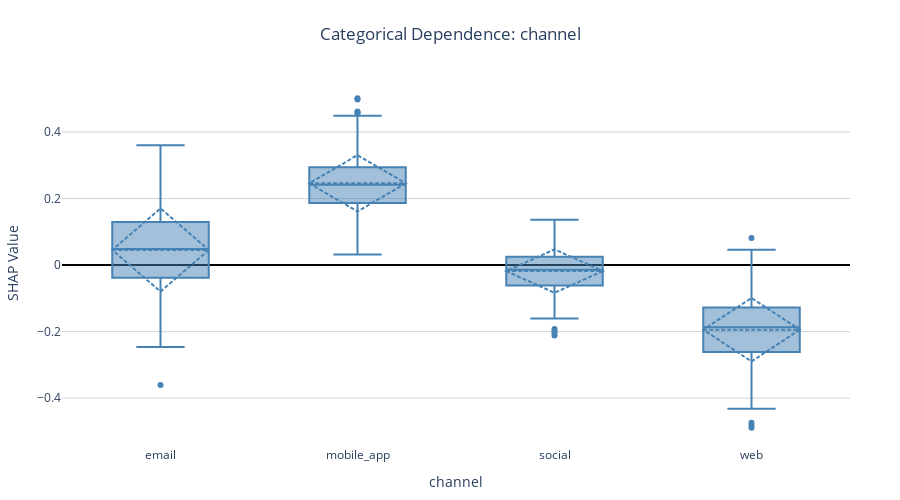

The notebook cell saved with this chart:
### Code cell
fig = interp.plot_dependence_categorical('channel', value_labels=channel_labels)
fig.show()

### Figure 1 — Plotly figure (JSON) as saved in the notebook; plotly's stock layout.template omitted (floating-point values rounded to 4 significant figures; data arrays with more than 128 entries replaced by an {"elided": "..."} marker saying what was removed)
{"data": [{"boxmean": "sd", "hovertemplate": "<b>email</b><br>SHAP: %{y:.4f}<extra></extra>", "marker": {"color": "steelblue"}, "name": "email", "type": "box", "y": {"elided": "207 float values"}}, {"boxmean": "sd", "hovertemplate": "<b>mobile_app</b><br>SHAP: %{y:.4f}<extra></extra>", "marker": {"color": "steelblue"}, "name": "mobile_app", "type": "box", "y": {"elided": "278 float values"}}, {"boxmean": "sd", "hovertemplate": "<b>social</b><br>SHAP: %{y:.4f}<extra></extra>", "marker": {"color": "steelblue"}, "name": "social", "type": "box", "y": {"elided": "156 float values"}}, {"boxmean": "sd", "hovertemplate": "<b>web</b><br>SHAP: %{y:.4f}<extra></extra>", "marker": {"color": "steelblue"}, "name": "web", "type": "box", "y": {"elided": "359 float values"}}], "layout": {"height": 500, "hovermode": "closest", "margin": {"b": 50, "l": 50, "r": 50, "t": 80}, "plot_bgcolor": "white", "showlegend": false, "title": {"text": "Categorical Dependence: channel", "x": 0.5, "xanchor": "center"}, "xaxis": {"title": {"text": "channel"}}, "yaxis": {"gridcolor": "lightgray", "gridwidth": 1, "showgrid": true, "title": {"text": "SHAP Value"}, "zeroline": true, "zerolinecolor": "black", "zerolinewidth": 2}}}
